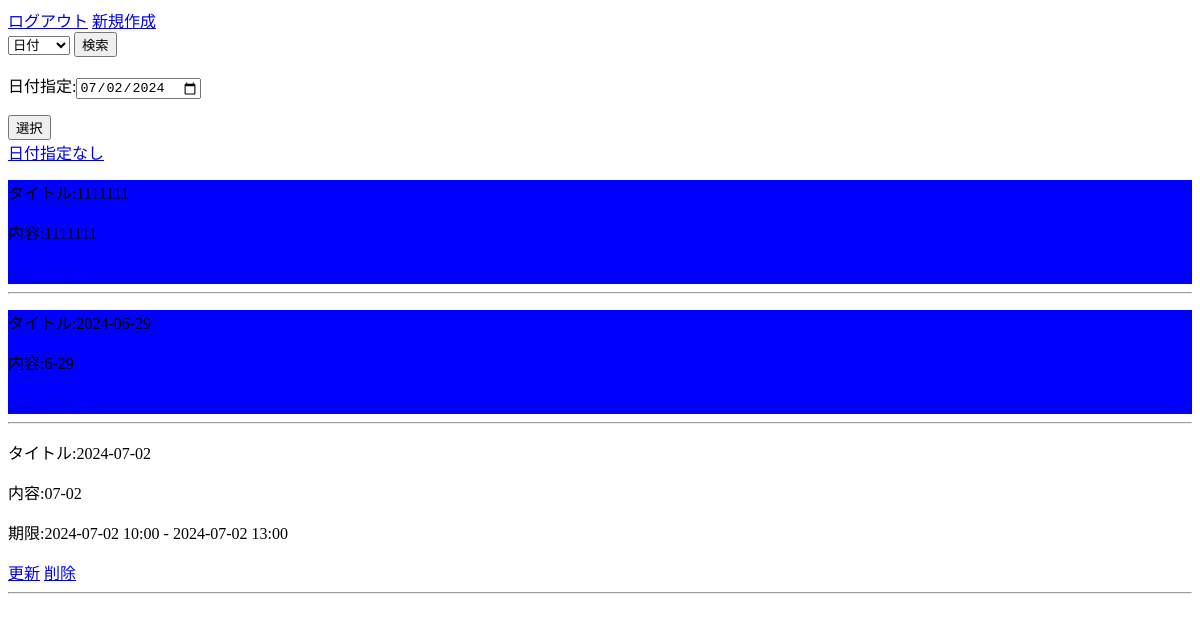
Page /list/ (signed in) on the earlier database version.
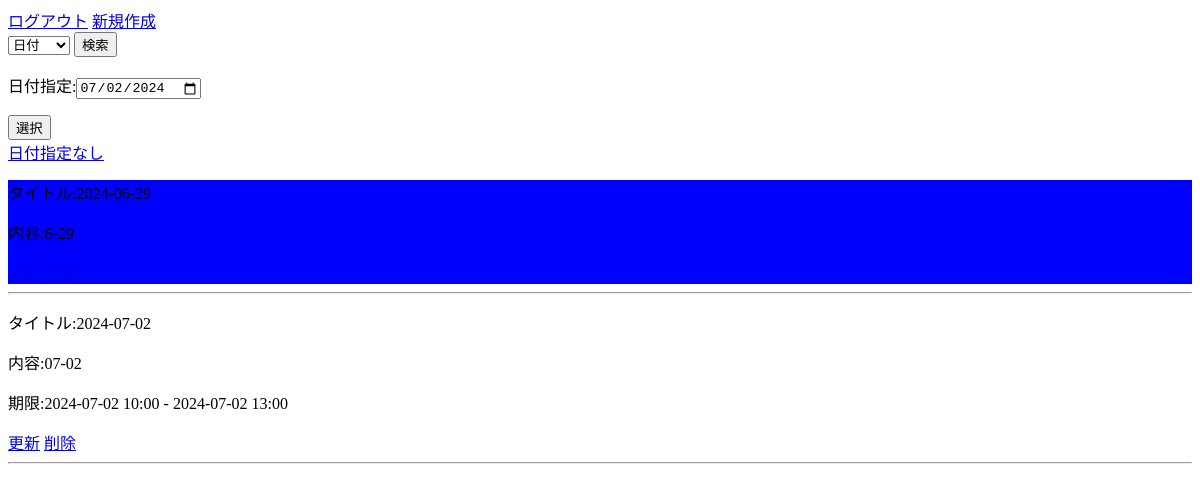
Same page on the later database version.
### listapp/models.py (models this page shows)
class TaskModel(models.Model):
    title = models.CharField(max_length=100)
    content = models.TextField()
    author = models.CharField(max_length=100)
    nottodo = models.CharField(max_length=100)
    starttime = models.DateTimeField()
    endtime = models.DateTimeField()
    progress = models.CharField(max_length=100)
    memo = models.TextField()

### listapp/views.py (the view, shortened to what this page needs)
# urls.py: path("list/",listfunc,name="list"),
@login_required
def listfunc(request):
    now = datetime.now()
    dtnow = now.strftime('%Y-%m-%d')
    nodo_list = TaskModel.objects.filter(nottodo='on').order_by('starttime')
    do_list = TaskModel.objects.filter(nottodo='off',starttime__startswith=dtnow).order_by('starttime')
    """
    page_data = Paginator(do_list, 3)
    p = request.GET.get('p')
    listpage = page_data.get_page(p)
    """
    return render(request,'list.html',{'nodo_list':nodo_list,'do_list':do_list})

### templates/list.html (shortened to what this page needs)
{% extends 'base.html' %}
{% block content %}
<a href="/create/">新規作成</a>
<br>
<select id="periodsearch">日付指定
    <option value="date">日付</option>
</select>
<button onclick="postdate()">検索</button>
<form method="POST" action="">{% csrf_token %}
<p>日付指定:<input type="date" name="selectdate" id="selectdate"></p>
<button type="submit">選択</button>
</form>
<a href="/list/"> 日付指定なし</a>
{% for item in nodo_list %}
<div style="background-color: blue;">
<p>タイトル:{{item.title}}</p>
<p>内容:{{item.content}}</p>
<a href="/update/{{item.id}}">更新</a>
<a href='/delete/{{item.id}}'>削除</a>
</div>
<hr>
{% endfor %}
{% for item in do_list %}
<p>タイトル:{{item.title}}</p>
<p>内容:{{item.content}}</p>
<p>期限:{{item.starttime|date:"Y-m-d H:i"}} - {{item.endtime|date:"Y-m-d H:i"}}</p>
<a href="/update/{{item.id}}">更新</a>
<a href='/delete/{{item.id}}'>削除</a>
<hr>
{% endfor %}
{% endblock content %}

Differences in the rows shown:
removed TaskModel: title "1111111", content "1111111"
